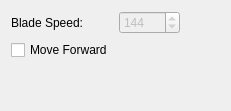
          <widget class="QWidget" name="TabPowerOff">
           <attribute name="title">
            <string>PowerOff</string>
           </attribute>
           <layout class="QGridLayout" name="gridLayout_9">
            <item row="1" column="1">
             <widget class="QSpinBox" name="SpinPowerOffSpeed">
              <property name="enabled">
               <bool>false</bool>
              </property>
              <property name="minimum">
               <number>1</number>
              </property>
              <property name="maximum">
               <number>10000</number>
              </property>
              <property name="value">
               <number>144</number>
              </property>
             </widget>
            </item>
            <item row="1" column="0">
             <widget class="QLabel" name="LblPowerOffSpeed">
              <property name="text">
               <string>Blade Speed:</string>
              </property>
             </widget>
            </item>
            <item row="1" column="2">
             <spacer name="horizontalSpacer_5">
              <property name="orientation">
               <enum>Qt::Horizontal</enum>
              </property>
              <property name="sizeHint" stdset="0">
               <size>
                <width>40</width>
                <height>20</height>
               </size>
              </property>
             </spacer>
            </item>
            <item row="3" column="0">
             <spacer name="verticalSpacer_2">
              <property name="orientation">
               <enum>Qt::Vertical</enum>
              </property>
              <property name="sizeHint" stdset="0">
               <size>
                <width>20</width>
                <height>40</height>
               </size>
              </property>
             </spacer>
            </item>
            <item row="2" column="0">
             <widget class="QCheckBox" name="CBMoveForward">
              <property name="text">
               <string>Move Forward</string>
              </property>
             </widget>
            </item>
           </layout>
          </widget>
